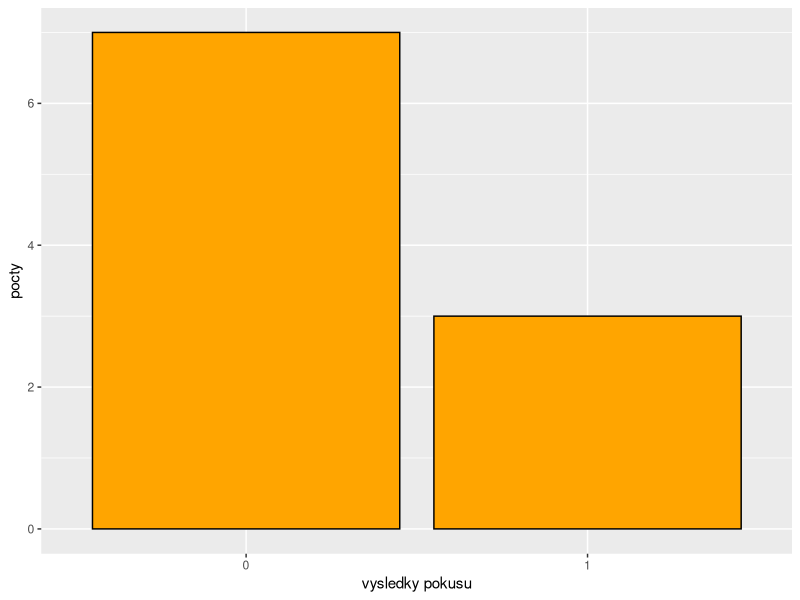
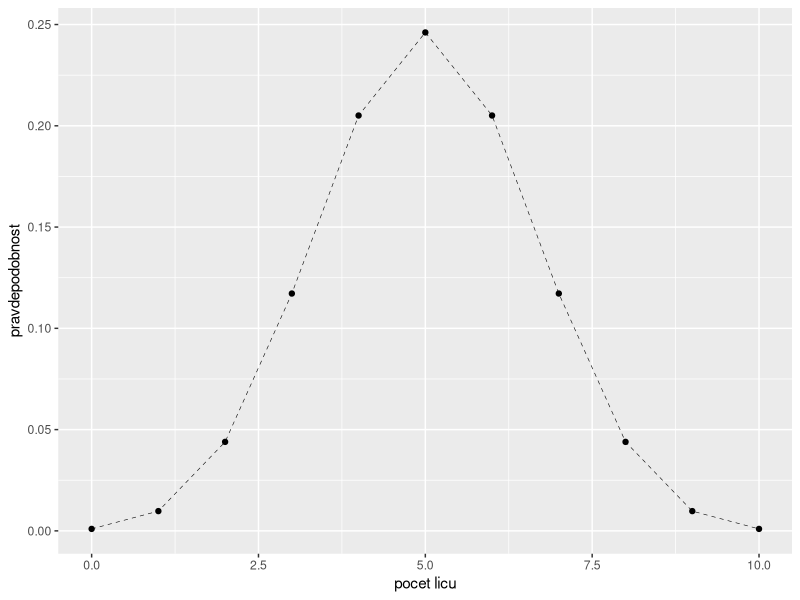
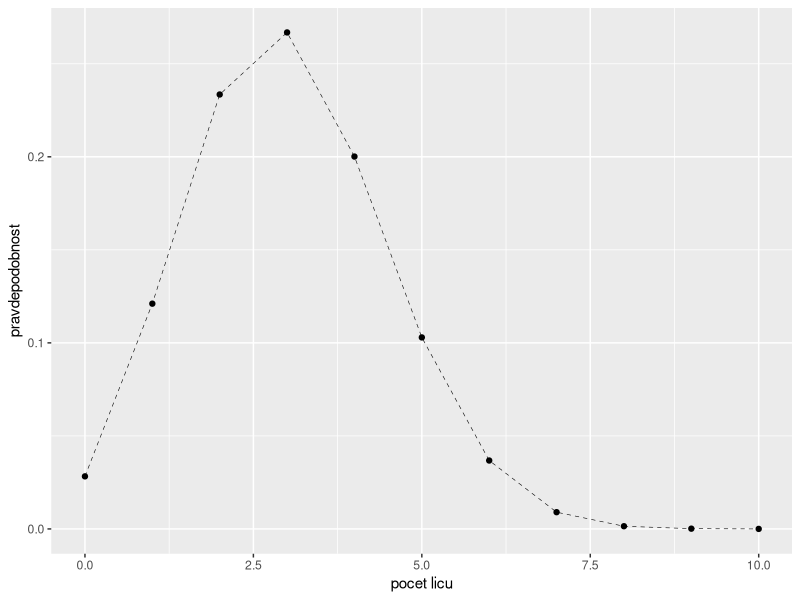
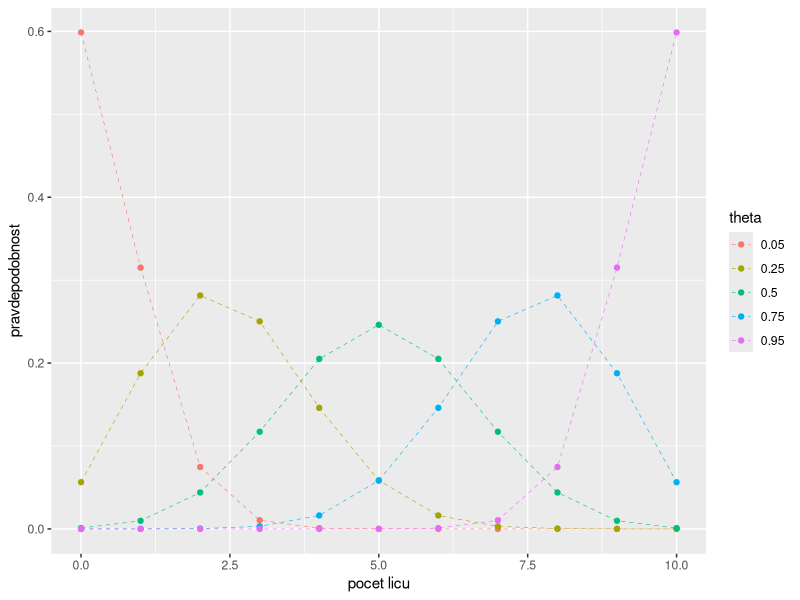
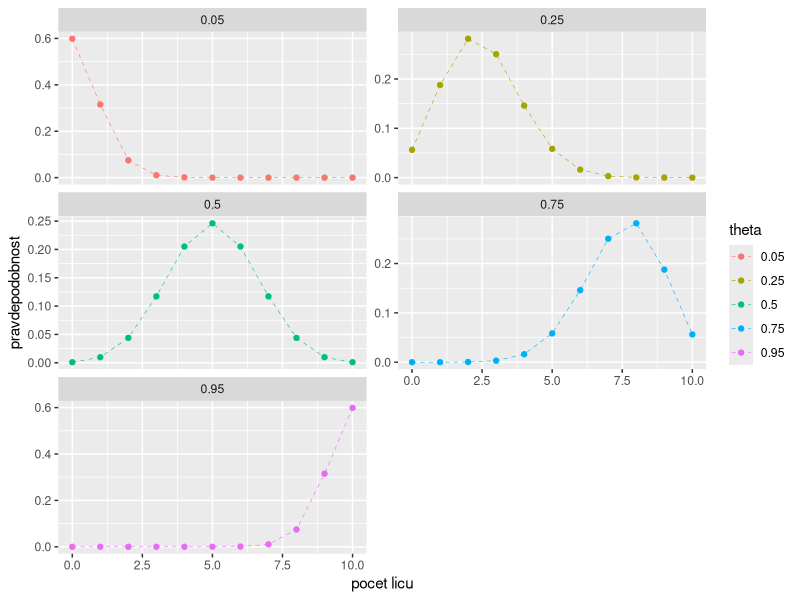
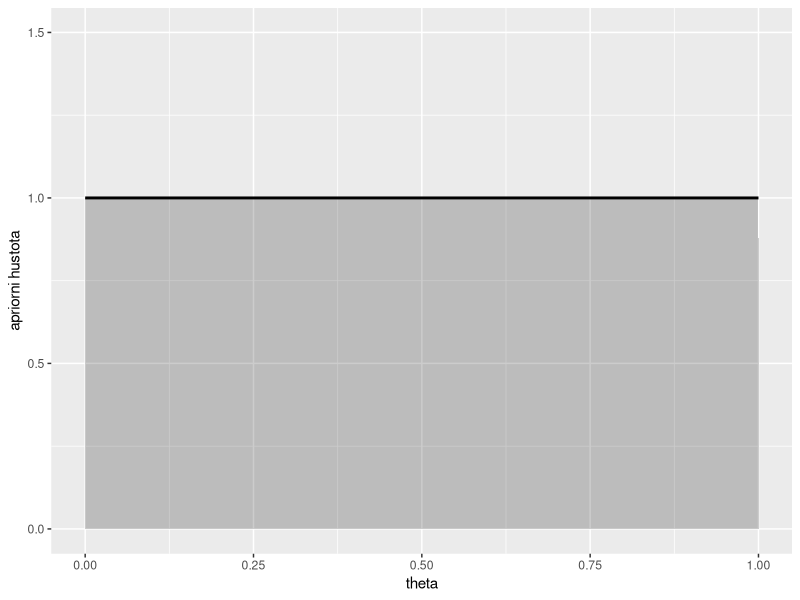
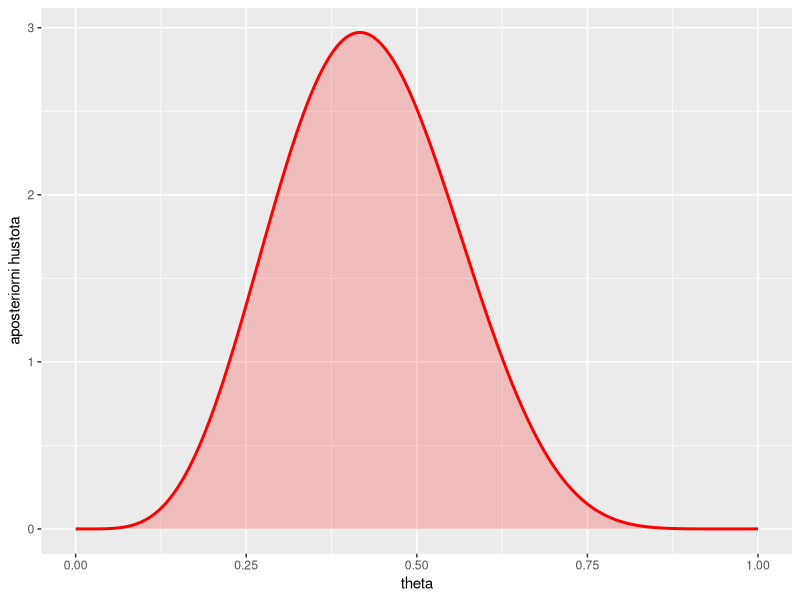
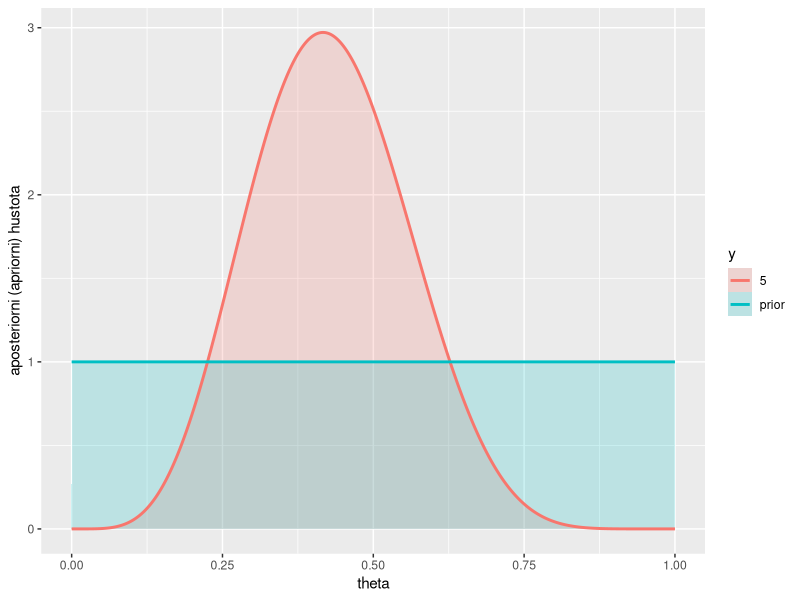

R code for these plots, in order:
library("dplyr")
library("ggplot2")

Y <- c(0, 0, 1, 0, 0, 1, 0, 1, 0, 0)
n <- length(Y)

df <- data.frame(Y = Y)                          # vytvoreni tabulky
df$Y <- factor(df$Y, levels = c(0, 1))           # faktor
df <- df %>% mutate(                             # nebo pomoci dplyr
  Y = factor(Y, levels = c(0, 1))
)

df %>% str
df %>% summary
df %>% names
df %>% head
df %>% as_tibble
df %>% View

ggplot(df, aes(x = Y)) +                         # zakladni prikaz ggplot2 grafiky
  geom_bar(fill = "orange", color = "black") +   # sloupcovy graf cetnosti
  scale_x_discrete(drop = FALSE) +               # tato volba zobrazi i urovne s nulovymi cetnostmi
  xlab("vysledky pokusu") +                      # popisek vodorovne osy
  ylab("pocty")                                  # popisek svisle osy

median(Y)
mean(Y)
var(Y)
sd(Y)

dbinom(3, 10, 0.5)


n <- 10
y <- seq(0, n, by = 1)
theta <- 0.5
df <- data.frame(y = y, n = n, theta = theta)
df

df2 <- df %>% mutate(                    # dopocitame pravdepodobnostni funkci
  f = dbinom(y, n, theta)
)
sum(df2$f)


ggplot(df2, aes(x = y, y = f, group = 1)) + 
  geom_line(linetype = "dashed", size = 0.2) + # kresleni car, krivek
  geom_point(size = 1.5) +										 # kresleni bodu
  xlab("pocet licu") + ylab("pravdepodobnost")

# Ukol
# Spo????tejte klasick?? bodov?? odhad parametru ?? pro n???? vektor pozorov??n?? Y a vykreslete graf odpov??daj??c?? pravd??podobnostn??
# funkce.
bodovy_odhad = mean(Y)
n <- 10
y <- seq(0, n, by = 1)
df <- data.frame(y = y, n = n, theta = bodovy_odhad)
df

df2 <- df %>% mutate(                    # dopocitame pravdepodobnostni funkci
  f = dbinom(y, n, bodovy_odhad)
)
sum(df2$f)

ggplot(df2, aes(x = y, y = f, group = 1)) + 
  geom_line(linetype = "dashed", size = 0.2) + # kresleni car, krivek
  geom_point(size = 1.5) +										 # kresleni bodu
  xlab("pocet licu") + ylab("pravdepodobnost")



n <- 10
df <- expand.grid(
  n = n, 
  y = seq(0, n, by = 1), 
  theta = c(0.05, 0.25, 0.5, 0.75, 0.95), 
  KEEP.OUT.ATTRS = FALSE
)

df2 <- df %>% mutate(
  f = dbinom(y, n, theta), 
  theta = factor(theta)
)

df2

ggplot(df2, aes(x = y, y = f, colour = theta)) + 
  geom_line(linetype = "dashed", size = 0.2) + 
  geom_point(size = 1.5) + 
  xlab("pocet licu") + ylab("pravdepodobnost")

ggplot(df2, aes(x = y, y = f, colour = theta)) + 
  geom_line(linetype = "dashed", size = 0.2) + 
  geom_point(size = 1.5) + 
  facet_wrap(theta ~ ., ncol = 2, scales = "free_y") + 
  xlab("pocet licu") + ylab("pravdepodobnost")

## Bayesovsk?? pohled

### Apriorn?? rozd??len??

theta <- seq(0, 1, by = 0.001)
df <- data.frame(theta = theta)
df2 <- df %>% mutate(
  h = dunif(theta, 0, 1)
)
ggplot(df2, aes(x = theta, y = h, group = 1)) + 
  geom_area(position = "identity", fill = "black", alpha = 0.2, size = 0) + # stinovani plochy pod krivkou
  geom_line(size = 1, color = "black") + 
  xlab("theta") + ylab("apriorni hustota") + 
  ylim(0, 1.5)

### Aposteriorn?? rozd??len??

Y <- c(0, 0, 1, 0, 0, 1, 0, 1, 0, 0, 1, 1)
n <- length(Y)
y <- sum(Y)
theta <- seq(0, 1, by = 0.001)
df <- data.frame(n = n, y = y, theta = theta)
df3 <- df %>% mutate(
  h = dbeta(theta, 1 + y, 1 + n - y)
)
ggplot(df3, aes(x = theta, y = h, group = 1)) + 
  geom_area(position = "identity", fill = "red", alpha = 0.2, size = 0) + 
  geom_line(size = 1, color = "red") + 
  xlab("theta") + ylab("aposteriorni hustota")

df2 <- df2 %>% mutate(
  n = NA, 
  y = "prior"
)

df23 <- rbind(df2, df3) %>% mutate(
  y = factor(y)
)

ggplot(df23, aes(x = theta, y = h, color = y, fill = y)) + 
  geom_area(position = "identity", alpha = 0.2, size = 0) + 
  geom_line(size = 1) + 
  xlab("theta") + 
  ylab("aposteriorni (apriorni) hustota")

### ??kol

Y1 <- c(1, 0, 1, 0, 0, 0, 1, 1, 0, 0, 0, 0, 1, 0, 0, 0, 1, 0)
Y2 <- c(0, 0, 1, 0, 1, 1, 0, 1, 1, 1, 0, 1, 0, 1, 1, 0, 1, 0, 1, 1)

theta <- seq(0, 1, by = 0.001)
df <- data.frame(theta = theta)
df2 <- df %>% mutate(
  h = dunif(theta, 0, 1)
)
ggplot(df2, aes(x = theta, y = h, group = 1)) + 
  geom_area(position = "identity", fill = "black", alpha = 0.2, size = 0) + # stinovani plochy pod krivkou
  geom_line(size = 1, color = "black") + 
  xlab("theta") + ylab("apriorni hustota") + 
  ylim(0, 1.5)

### Aposteriorn?? rozd??len??

n1 <- length(Y1)
y1 <- sum(Y1)
theta <- seq(0, 1, by = 0.001)
df <- data.frame(n = n1, y = y1, theta = theta)
df1 <- df %>% mutate(
  h = dbeta(theta, 1 + y1, 1 + n - y1)
)
ggplot(df1, aes(x = theta, y = h, group = 1)) + 
  geom_area(position = "identity", fill = "red", alpha = 0.2, size = 0) + 
  geom_line(size = 1, color = "red") + 
  xlab("theta") + ylab("aposteriorni hustota")

n2 <- length(Y2)
y2 <- sum(Y2)
theta <- seq(0, 1, by = 0.001)
df <- data.frame(n = n2, y = y2, theta = theta)
df2 <- df %>% mutate(
  h = dbeta(theta, 1 + y2, 1 + n - y2)
)
ggplot(df2, aes(x = theta, y = h, group = 1)) + 
  geom_area(position = "identity", fill = "red", alpha = 0.2, size = 0) + 
  geom_line(size = 1, color = "red") + 
  xlab("theta") + ylab("aposteriorni hustota")

n3 <- 250
y3 <- 1
theta <- seq(0, 1, by = 0.001)
df <- data.frame(n = n3, y = y3, theta = theta)
df3 <- df %>% mutate(
  h = dunif(theta, 0, 1)
)

df3

df123 <- rbind(df1, df2, df3) %>% mutate(
  y = factor(y)
)

ggplot(df123, aes(x = theta, y = h, color = y, fill = y)) + 
  geom_area(position = "identity", alpha = 0.2, size = 0) + 
  geom_line(size = 1) + 
  xlab("theta") + 
  ylab("aposteriorni (apriorni) hustota")
